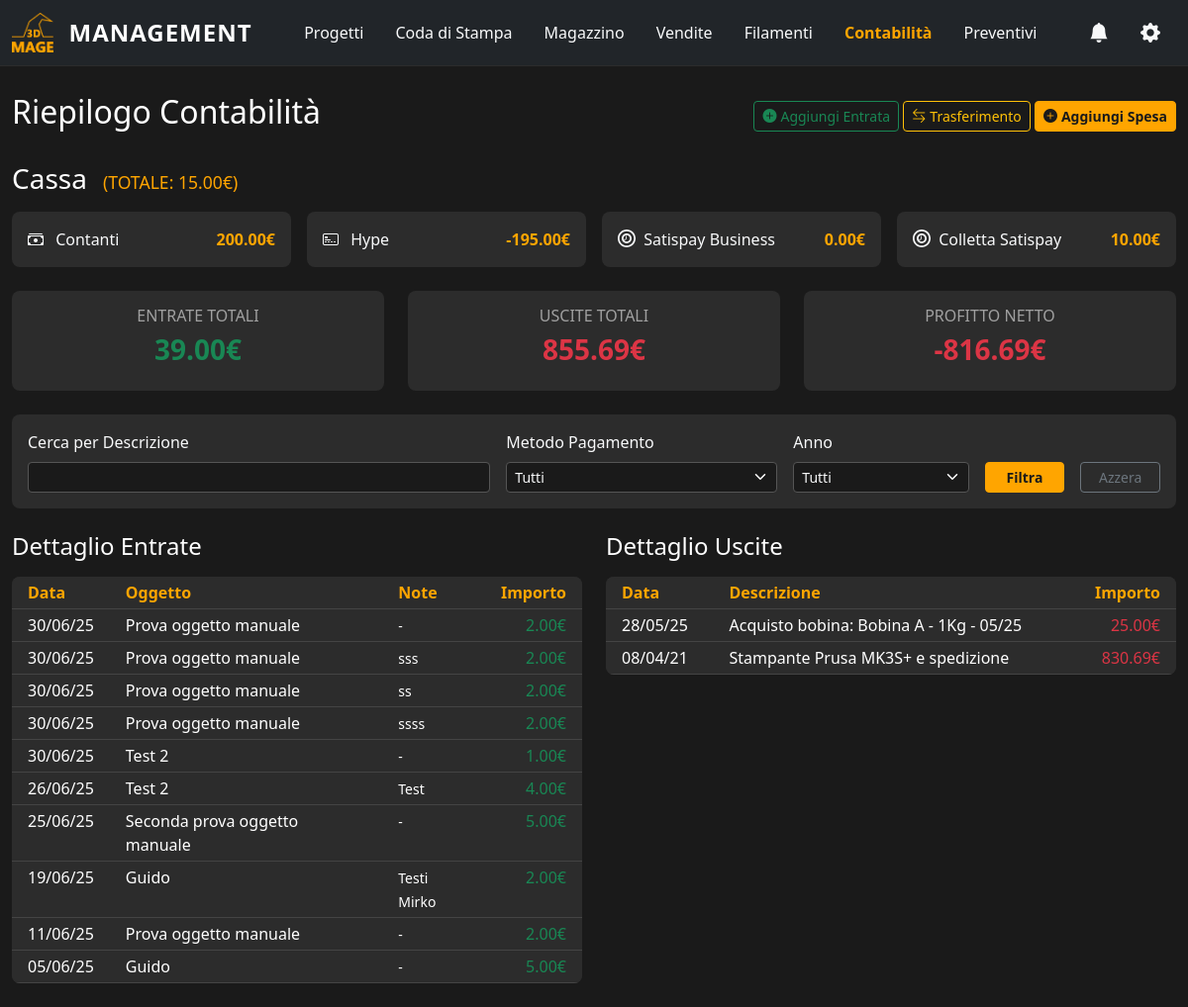
/accounting/, run on an earlier commit of the app's database.
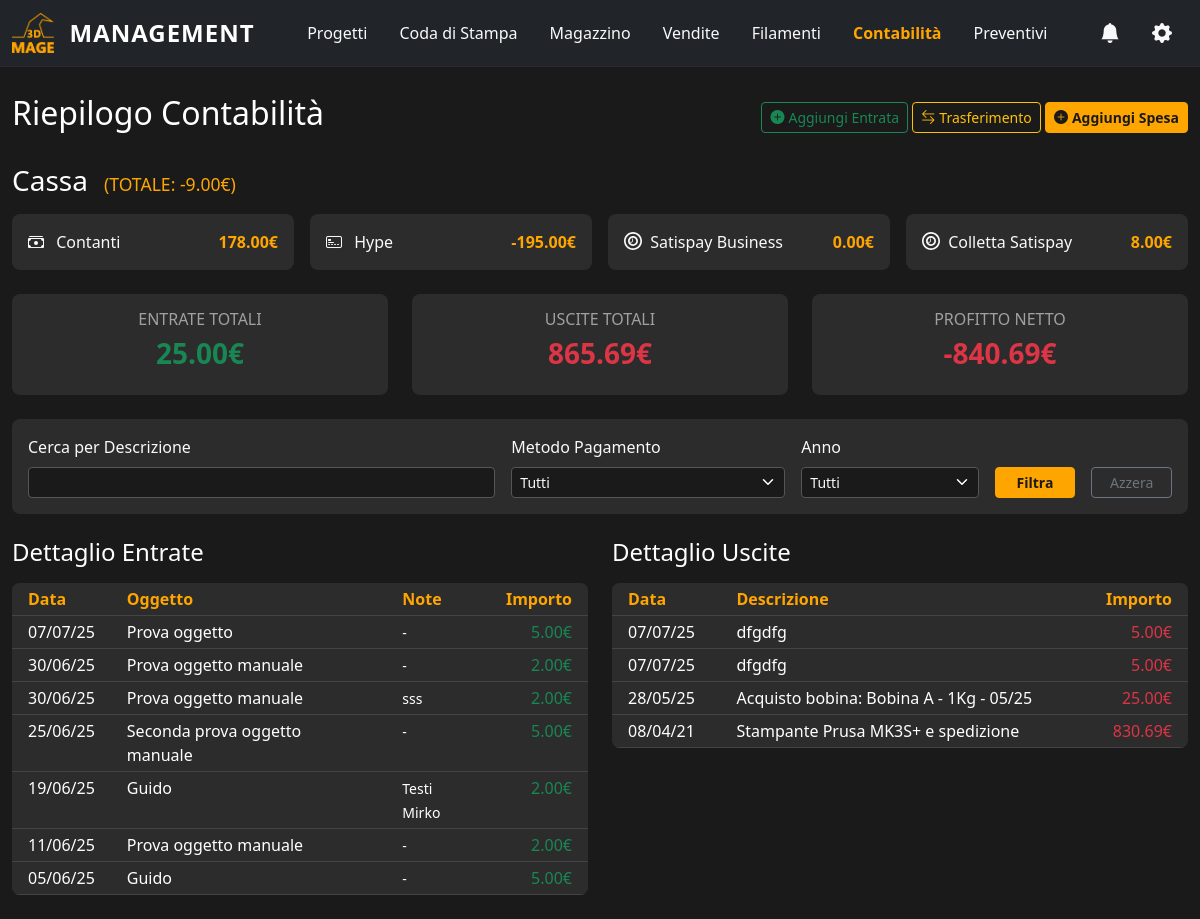
And on a later commit of the database.
### app_3dmage_management/models.py (models this page shows, shortened)
class PaymentMethod(models.Model):
    name = models.CharField(max_length=100, unique=True, verbose_name="Nome Metodo")
    balance = models.DecimalField(max_digits=10, decimal_places=2, default=0.00, verbose_name="Saldo Attuale")
    def __str__(self):
        return self.name
    class Meta:
        verbose_name = "Metodo di Pagamento"
        verbose_name_plural = "Metodi di Pagamento"

class StockItem(models.Model):
    class Status(models.TextChoices):
        POST_PROD = 'POST_PROD', 'Post-Produzione'
        IN_STOCK = 'IN_STOCK', 'A Magazzino'
        CONSIGNMENT = 'CONSIGNMENT', 'Conto Vendita'
        SOLD = 'SOLD', 'Venduto'
    project = models.ForeignKey(Project, on_delete=models.SET_NULL, null=True, blank=True, verbose_name="Progetto Originale")
    custom_id = models.CharField(max_length=10, null=True, blank=True, verbose_name="ID Personalizzato")
    name = models.CharField(max_length=200, verbose_name="Nome Oggetto")
    quantity = models.PositiveIntegerField(default=1, verbose_name="Quantità")
    status = models.CharField(max_length=20, choices=Status.choices, default=Status.POST_PROD, verbose_name="Stato")
    created_at = models.DateTimeField(auto_now_add=True, verbose_name="Aggiunto il")
    material_cost = models.DecimalField(max_digits=10, decimal_places=2, default=0.00, verbose_name="Costo Materiali")
    suggested_price = models.DecimalField(max_digits=10, decimal_places=2, default=0.00, verbose_name="Prezzo di Vendita Previsto")
    sold_at = models.DateField(null=True, blank=True, verbose_name="Data Vendita")
    sale_price = models.DecimalField(max_digits=10, decimal_places=2, null=True, blank=True, verbose_name="Prezzo di Vendita")
    payment_method = models.ForeignKey(PaymentMethod, on_delete=models.SET_NULL, null=True, blank=True, verbose_name="Metodo di Pagamento")
    sold_to = models.CharField(max_length=100, blank=True, verbose_name="Venduto a (o rimborsato da)")
    notes = models.TextField(blank=True, verbose_name="Note sulla vendita")
    class Meta:
        verbose_name = "Oggetto a Magazzino"
        verbose_name_plural = "Oggetti a Magazzino"
        ordering = ['-created_at']

class Expense(models.Model):
    description = models.CharField(max_length=255, verbose_name="Descrizione")
    amount = models.DecimalField(max_digits=10, decimal_places=2, verbose_name="Importo (€)")
    category = models.ForeignKey(ExpenseCategory, on_delete=models.SET_NULL, null=True, blank=True, verbose_name="Categoria")
    expense_date = models.DateField(default=timezone.now, verbose_name="Data Spesa")
    payment_method = models.ForeignKey('PaymentMethod', on_delete=models.SET_NULL, null=True, blank=True, verbose_name="Pagato con")
    notes = models.TextField(blank=True, verbose_name="Note")
    class Meta:
        verbose_name = "Spesa"
        verbose_name_plural = "Spese"
        ordering = ['-expense_date']

### app_3dmage_management/views.py (the view)
# urls.py: path('accounting/', views.accounting_dashboard, name='accounting_dashboard'),
def accounting_dashboard(request):
    search_query = request.GET.get('q', '')
    year_filter = request.GET.get('year', '')
    payment_method_filter = request.GET.get('payment_method', '')
    income_items = StockItem.objects.filter(status='SOLD', payment_method__isnull=False).select_related('payment_method').order_by('-sold_at', '-id')
    expenses = Expense.objects.select_related('category', 'payment_method').order_by('-expense_date', '-id')
    if search_query:
        income_items = income_items.filter(name__icontains=search_query)
        expenses = expenses.filter(description__icontains=search_query)
    if year_filter:
        income_items = income_items.filter(sold_at__year=year_filter)
        expenses = expenses.filter(expense_date__year=year_filter)
    if payment_method_filter:
        income_items = income_items.filter(payment_method_id=payment_method_filter)
        expenses = expenses.filter(payment_method_id=payment_method_filter)
    total_income = income_items.annotate(total_price=F('quantity') * F('sale_price')).aggregate(total=Sum('total_price'))['total'] or Decimal('0.00')
    total_expenses = expenses.aggregate(total=Sum('amount'))['total'] or Decimal('0.00')
    profit = total_income - total_expenses
    total_cash = PaymentMethod.objects.aggregate(total=Sum('balance'))['total'] or Decimal('0.00')
    income_years = StockItem.objects.filter(sold_at__isnull=False, payment_method__isnull=False).dates('sold_at', 'year', order='DESC')
    expense_years = Expense.objects.dates('expense_date', 'year', order='DESC')
    available_years = sorted(list(set([d.year for d in income_years] + [d.year for d in expense_years])), reverse=True)
    context = {
        'income_items': income_items, 'total_income': total_income, 'expenses': expenses,
        'total_expenses': total_expenses, 'payment_methods': PaymentMethod.objects.all(),
        'all_payment_methods': PaymentMethod.objects.all(), 'profit': profit,
        'total_cash': total_cash, 'expense_form': ExpenseForm(),
        'manual_income_form': ManualIncomeForm(),
        'transfer_form': TransferForm(), 'correct_balance_form': CorrectBalanceForm(),
        'available_years': available_years, 'search_query': search_query,
        'year_filter': year_filter, 'payment_method_filter': payment_method_filter,
        'page_title': 'Contabilità'
    }
    return render(request, 'app_3dmage_management/accounting.html', context)

### app_3dmage_management/forms.py
class ExpenseForm(forms.ModelForm):
    expense_date = forms.DateField(
        widget=forms.DateInput(attrs={'type': 'date', 'class': 'form-control'}),
        label="Data Spesa",
        initial=datetime.date.today
    )
    class Meta:
        model = Expense
        fields = ['description', 'amount', 'category', 'expense_date', 'payment_method', 'notes']
        widgets = {
            'description': forms.TextInput(attrs={'class': 'form-control'}),
            'amount': forms.NumberInput(attrs={'class': 'form-control', 'step': '0.01'}),
            'category': forms.Select(attrs={'class': 'form-select'}),
            'payment_method': forms.Select(attrs={'class': 'form-select'}),
            'notes': forms.Textarea(attrs={'class': 'form-control', 'rows': 2}),
        }

### app_3dmage_management/models.py (called while the page is built)
    def __str__(self):
        return self.name

### app_3dmage_management/templates/app_3dmage_management/accounting.html (shortened to what the changed rows need)
{% extends "app_3dmage_management/base.html" %}
{% load static %}
{% block content %}
<div class="d-flex justify-content-between align-items-center mb-4">
    <h2 class="text-white">Riepilogo Contabilità</h2>
</div>
<div class="d-flex align-items-baseline mt-2 mb-3">
    <h3 class="text-white mb-0">Cassa</h3>
    <span class="cassa-total ms-3">(TOTALE: {{ total_cash|floatformat:2 }}€)</span>
</div>
<div class="row g-3 mb-4">
    {% for method in payment_methods %}
    <div class="col-md-3">
        <div class="card bg-dark-card p-3 payment-method-card" style="cursor: pointer;" data-bs-toggle="modal" data-bs-target="#correctBalanceModal" data-method-id="{{ method.id }}" data-method-name="{{ method.name }}" data-method-balance="{{ method.balance|floatformat:2 }}">
            <div class="d-flex justify-content-between">
                <span>
                    {% if "ontanti" in method.name|lower %} <i class="bi bi-cash-stack me-2"></i>
                    {% elif "atispay" in method.name|lower %} <svg role="img" viewBox="0 0 24 24" xmlns="http://www.w3.org/2000/svg" width="18" height="18" fill="currentColor" class="me-1" style="vertical-align: -0.1em;"><title>Satispay</title><path d="M12.003 24C5.37 24 0 18.625 0 11.998 0 5.375 5.37 0 12.003 0c6.628 0 12.001 5.375 12.001 11.998-.001 6.627-5.373 12.002-12.001 12.002zm-.004-2.25c5.378 0 9.752-4.375 9.752-9.748S17.377 2.25 12 2.25c-5.377 0-9.75 4.375-9.75 9.75s4.373 9.75 9.75 9.75zM12 18.625c3.65 0 6.625-2.972 6.625-6.625S15.65 5.375 12 5.375c-3.655 0-6.628 2.972-6.628 6.625s2.973 6.625 6.628 6.625zm0-2.25c-2.414 0-4.375-1.96-4.375-4.375s1.961-4.375 4.375-4.375c2.41 0 4.375 1.96 4.375 4.375s-1.965 4.375-4.375 4.375zm0-2.755V8.5h-1.072v3.37c0 .92-.93 1.25-1.753 1.25H8.5v1.072h.747c1.378 0 2.753-1.03 2.753-2.685z"/></svg>
                    {% else %} <i class="bi bi-credit-card-2-front me-2"></i>
                    {% endif %}
                    {{ method.name }}
                </span>
                <strong class="text-primary-custom">{{ method.balance|floatformat:2 }}€</strong>
            </div>
        </div>
    </div>
    {% endfor %}
</div>
<div class="row g-4 mb-4">
    <div class="col-md-4"><div class="card bg-dark-card p-3 text-center"><h6 class="text-muted">ENTRATE TOTALI</h6><h3 class="text-success fw-bold">{{ total_income|floatformat:2 }}€</h3></div></div>
    <div class="col-md-4"><div class="card bg-dark-card p-3 text-center"><h6 class="text-muted">USCITE TOTALI</h6><h3 class="text-danger fw-bold">{{ total_expenses|floatformat:2 }}€</h3></div></div>
    <div class="col-md-4"><div class="card bg-dark-card p-3 text-center"><h6 class="text-muted">PROFITTO NETTO</h6><h3 class="{% if profit >= 0 %}text-success{% else %}text-danger{% endif %} fw-bold">{{ profit|floatformat:2 }}€</h3></div></div>
</div>
<div class="row g-4">
    <div class="col-lg-6">
        <div class="card bg-dark-card rounded-3 overflow-hidden">
            <div class="table-responsive">
                <table class="table table-dark table-sm table-hover mb-0">
                    <thead>
                        <tr>
                            <th class="px-3">Data</th>
                            <th class="px-3">Oggetto</th>
                            <th class="px-3">Note</th>
                            <th class="text-end px-3">Importo</th>
                        </tr>
                    </thead>
                    <tbody id="income-table">
                        {% for item in income_items %}
                        <tr class="clickable-row" data-action="reverse" data-id="{{ item.id }}" data-name="{{ item.name }}" title="Clicca per annullare la vendita">
                            <td class="px-3">{{ item.sold_at|date:"d/m/y" }}</td>
                            <td class="px-3">{{ item.name }}</td>
                            <td class="px-3"><small>{{ item.notes|truncatechars:30|default:"-" }}</small></td>
                            <td class="text-end text-success px-3">{{ item.sale_price|floatformat:2 }}€</td>
                        </tr>
                        {% empty %}
                        <tr><td colspan="4" class="text-center text-muted py-4">Nessuna entrata registrata per i filtri selezionati.</td></tr>
                        {% endfor %}
                    </tbody>
                </table>
            </div>
        </div>
    </div>
    <div class="col-lg-6">
        <div class="card bg-dark-card rounded-3 overflow-hidden">
            <div class="table-responsive">
                <table class="table table-dark table-sm table-hover mb-0">
                    <thead><tr><th class="px-3">Data</th><th class="px-3">Descrizione</th><th class="text-end px-3">Importo</th></tr></thead>
                    <tbody id="expenses-table">
                        {% for expense in expenses %}
                        <tr class="clickable-row" data-action="edit-expense" data-id="{{ expense.id }}" title="Clicca per modificare/eliminare la spesa">
                            <td class="px-3">{{ expense.expense_date|date:"d/m/y" }}</td><td class="px-3">{{ expense.description }}</td><td class="text-end text-danger px-3">{{ expense.amount|floatformat:2 }}€</td>
                        </tr>
                        {% empty %}<tr><td colspan="3" class="text-center text-muted py-4">Nessuna uscita registrata per i filtri selezionati.</td></tr>{% endfor %}
                    </tbody>
                </table>
            </div>
        </div>
    </div>
</div>
{% endblock %}

What changed in the data, as far as the page shows it:
removed StockItem: sold_at "30/06/25", name "Prova oggetto manuale", notes "ss", sale_price "2.00"
no longer on this page (row edited): StockItem: sold_at "30/06/25", name "Prova oggetto manuale", notes "ssss", sale_price "2.00"
removed StockItem: sold_at "30/06/25", name "Test 2", notes "-", sale_price "1.00"
removed StockItem: sold_at "26/06/25", name "Test 2", notes "Test", sale_price "4.00"
changed PaymentMethod "Contanti": balance "200.00" → "178.00"
changed PaymentMethod "Colletta Satispay": balance "10.00" → "8.00"
added StockItem: sold_at "07/07/25", name "Prova oggetto", notes "-", sale_price "5.00"
added Expense: expense_date "07/07/25", description "dfgdfg", amount "5.00"
added Expense: expense_date "07/07/25", description "dfgdfg", amount "5.00"
Also different on the page:
{{ total_cash|floatformat:2 }}: "15.00" → "-9.00"
{{ total_income|floatformat:2 }}: "39.00" → "25.00"
{{ total_expenses|floatformat:2 }}: "855.69" → "865.69"
{{ profit|floatformat:2 }}: "-816.69" → "-840.69"
